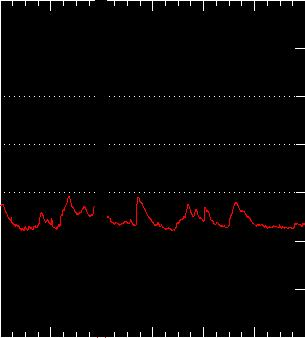
#> input picture 2.jpg, 305 x 338 px
$ python -i processradiation.py   (imports and definitions only)
#> lines starting #> are read from the running program, lines starting #| are printed output that depends on the picture
### baseop.py
import psycopg2

def baseconnect(usr, passwd):
#> further down, picture is the input picture: PIL image 305x338 RGB; mean R, G, B 5.9, 4.3, 4.3
    try:
        connection = psycopg2.connect(dbname="SUN", user=usr, password=passwd, host="188.120.240.167", port=5432)
    except:
        return 0, 0, 'ERROR'
    cursor = connection.cursor()
    return cursor, connection, 'OK'

### processradiation.py
from PIL import Image, ImageDraw
import requests, datetime, baseop, psycopg2

URLBegin = 'https://tesis.lebedev.ru/upload_test/files/flares_RAL5_'
ZNAM = (1e7 - 1) ** (1 / 337)
PIXTIME = 3600 * 24 / 305

# [95 lines left out: functions getImg, lineProc, chkHole, chkHole1, delHole, not called in this run]


def correctImg(img):
    i = 95
    hole = True
    while hole:
        for j in range(337):
            if img.getpixel((i, j)) == (255, 0, 0):
                hole = False
                break
        i -= 1
        if i == 0:
            img.putpixel((0, 270), (255, 0, 0))
            break
#> after the loop, i = 0
    left = i
#> left = 0
    i1 = 106
    hole = True
    while hole:
        for j in range(337):
            if img.getpixel((i1, j)) == (255, 0, 0):
                hole = False
                break
        i1 += 1
        if i1 == 304:
            img.putpixel((304, 270), (255, 0, 0))
            break
#> after the loop, i1 = 304
    right = i1
#> right = 304
    j = 0
    while j <= 337:
        if img.getpixel((left, 337 - j)) == (255, 0, 0):
            break
        j += 1
#> after the loop, j = 67
    while img.getpixel((left, 337 - j)) == (255, 0, 0):
        j += 1
#> this loop made 1 pass
#> j on pass 1: 68
#> after the loop, j = 68
    high1 = j - 1
#> high1 = 67
    j = 0
    while j <= 337:
        if img.getpixel((right, 337 - j)) == (255, 0, 0):
            break
        j += 1
#> after the loop, j = 67
    while img.getpixel((right, 337 - j)) == (255, 0, 0):
        j += 1
#> after the loop, j = 68
    high2 = j - 1
#> high2 = 67
    for i in range(left + 1, right):
        for j in range (337):
            img.putpixel((i, j), (0, 0, 0))
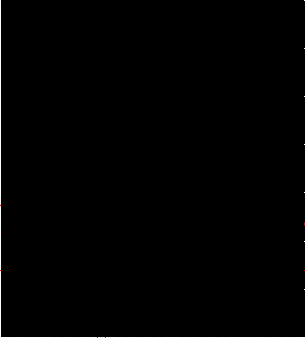
#> img: PIL image 305x338 RGB; mean R, G, B 1.6, 1.6, 1.6
    line = ImageDraw.Draw(img)
    line.line((left, 337 - high1, right, 337 - high2), fill = 'red', width=1)
    print('Hole1 cleared.')
    return img


# [28 lines left out: function getImage, not called in this run]


user = 'postgres'
passwd = 'Ly)vwW-D2.c)o0Hp'
# [1 line that did not run here, left out]
# [1 line not run here, left out]
# [1 line that did not run here, left out]
# [1 line that did not run here, left out]
exist = True
# [40 lines not run here, left out]

>>> from PIL import Image
>>> picture = Image.open('2.jpg')
>>> result = correctImg(picture)

$ run again, on prepreproc.png
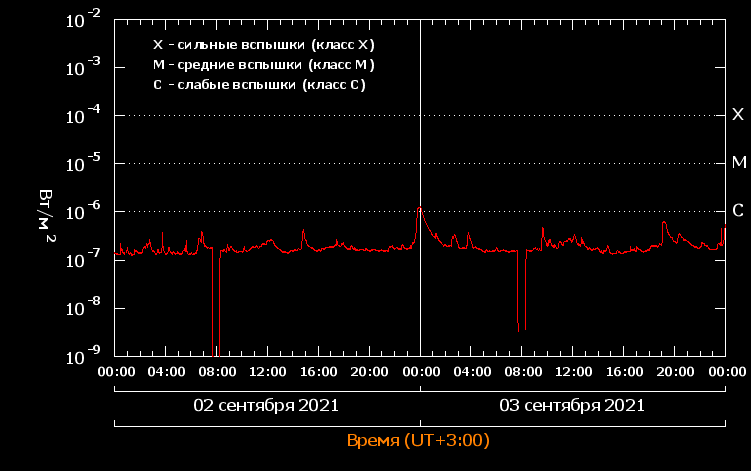
#> input picture prepreproc.png, 751 x 471 px
#> picture is the input picture: PIL image 751x471 P; mean R, G, B 9.6, 8, 7.8
#> after the loop in correctImg, `while hole:`: i = 0
#> after the loop in correctImg, `while hole:`: i1 = 304
#> after the loop in correctImg, `while j <= 337:`: j = 338
#> high1 = 337
#> after the loop in correctImg, `while j <= 337:`: j = 338
#> high2 = 337
#> after the loop in correctImg, `for i in range(left + 1, right):`:
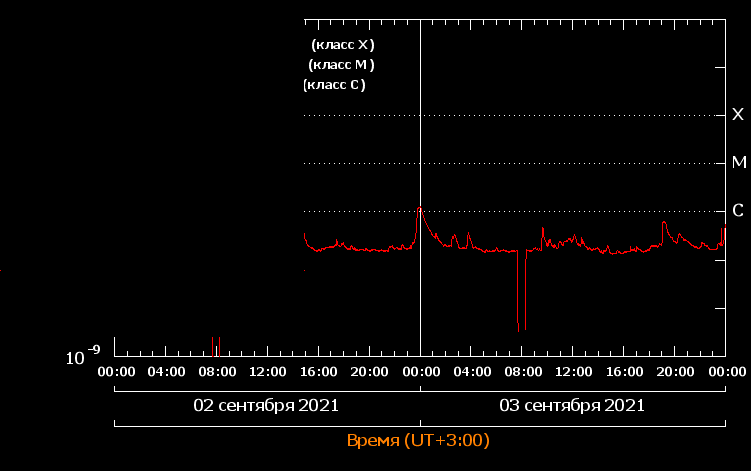
#> img: PIL image 751x471 P; mean R, G, B 6.9, 5.8, 5.6
